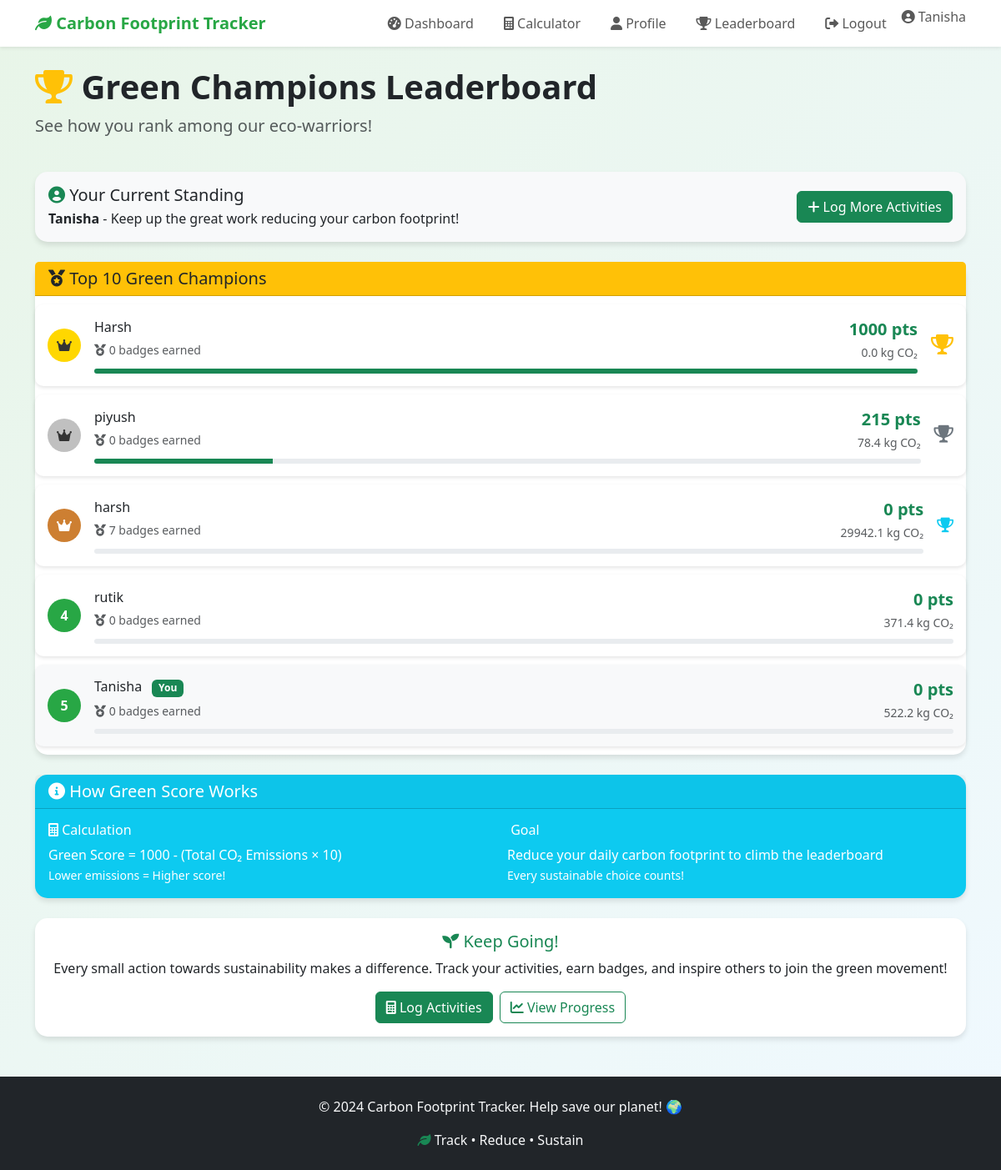
Page /leaderboard (signed in) on the committed database.
### tables this page shows
CREATE TABLE users (
            id INTEGER PRIMARY KEY AUTOINCREMENT,
            name TEXT NOT NULL,
            email TEXT UNIQUE NOT NULL,
            password_hash TEXT NOT NULL,
            created_at TIMESTAMP DEFAULT CURRENT_TIMESTAMP
        );

### carbon_footprint_tracker/app.py (the view)
@app.route('/leaderboard')
@login_required
def leaderboard():
    conn = get_db_connection()
    leaderboard_data = conn.execute('''
        SELECT u.name,
               COALESCE(SUM(e.emission_value), 0) as total_emissions,
               MAX(1000 - COALESCE(SUM(e.emission_value), 0) * 10, 0) as green_score,
               COUNT(DISTINCT b.id) as badge_count
        FROM users u
        LEFT JOIN emissions e ON u.id = e.user_id
        LEFT JOIN badges b ON u.id = b.user_id
        GROUP BY u.id, u.name
        ORDER BY green_score DESC
        LIMIT 10
    ''').fetchall()
    conn.close()
    return render_template('leaderboard.html', leaderboard=leaderboard_data)

### carbon_footprint_tracker/app.py (called while the page is built)
def parse_created_at(value):
    if isinstance(value, datetime):
        return value
    if not value:
        return None
    for fmt in ('%Y-%m-%d %H:%M:%S', '%Y-%m-%d'):
        try:
            return datetime.strptime(str(value), fmt)
        except Exception:
            pass
    try:
        return datetime.fromisoformat(str(value))
    except Exception:
        return None

@login_manager.user_loader
def load_user(user_id):
    conn = get_db_connection()
    user = conn.execute('SELECT * FROM users WHERE id = ?', (user_id,)).fetchone()
    conn.close()
    if user:
        created_at = parse_created_at(user['created_at'])
        return User(user['id'], user['name'], user['email'], user['password_hash'], created_at)
    return None

def get_db_connection():
    conn = sqlite3.connect(app.config['DATABASE'])
    conn.row_factory = sqlite3.Row
    return conn

### carbon_footprint_tracker/templates/leaderboard.html (shortened to what this page needs)
{% extends "base.html" %}
{% block content %}
<div class="row mb-4">
    <div class="col-12">
        <h1 class="display-6 fw-bold">
            <i class="fas fa-trophy text-warning"></i>
            Green Champions Leaderboard
        </h1>
        <p class="lead text-muted">See how you rank among our eco-warriors!</p>
    </div>
</div>
<div class="row mb-4">
    <div class="col-12">
        <div class="card bg-light border-success">
            <div class="card-body">
                <div class="row align-items-center">
                    <div class="col-md-8">
                        <h5 class="card-title mb-1">
                            <i class="fas fa-user-circle text-success"></i>
                            Your Current Standing
                        </h5>
                        <p class="card-text">
                            <strong>{{ current_user.name }}</strong> - Keep up the great work reducing your carbon footprint!
                        </p>
                    </div>
                    <div class="col-md-4 text-end">
                        <a href="{{ url_for('calculator') }}" class="btn btn-success">
                            <i class="fas fa-plus"></i> Log More Activities
                        </a>
                    </div>
                </div>
            </div>
        </div>
    </div>
</div>
<div class="row">
    <div class="col-12">
        <div class="card">
            <div class="card-header bg-warning text-dark">
                <h5 class="card-title mb-0">
                    <i class="fas fa-medal"></i> Top 10 Green Champions
                </h5>
            </div>
            <div class="card-body p-0">
                {% if leaderboard %}
                    {% for user in leaderboard %}
                    <div class="leaderboard-item d-flex align-items-center
                         {% if user.name == current_user.name %}border-success bg-light{% endif %}">
                        <div class="me-3">
                            <div class="rank-badge
                                {% if loop.index == 1 %}rank-1
                                {% elif loop.index == 2 %}rank-2
                                {% elif loop.index == 3 %}rank-3
                                {% else %}rank-other
                                {% endif %}">
                                {% if loop.index <= 3 %}
                                    <i class="fas fa-crown"></i>
                                {% else %}
                                    {{ loop.index }}
                                {% endif %}
                            </div>
                        </div>
                        <div class="flex-grow-1">
                            <div class="d-flex justify-content-between align-items-center">
                                <div>
                                    <h6 class="mb-1">
                                        {{ user.name }}
                                        {% if user.name == current_user.name %}
                                            <span class="badge bg-success ms-2">You</span>
                                        {% endif %}
                                    </h6>
                                    <small class="text-muted">
                                        <i class="fas fa-medal"></i> {{ user.badge_count }} badges earned
                                    </small>
                                </div>
                                <div class="text-end">
                                    <div class="fw-bold text-success fs-5">
                                        {{ user.green_score|int }} pts
                                    </div>
                                    <small class="text-muted">
                                        {{ "%.1f"|format(user.total_emissions) }} kg CO₂
                                    </small>
                                </div>
                            </div>
                            <div class="progress mt-2" style="height: 6px;">
                                <div class="progress-bar bg-success"
                                     style="width: {{ (user.green_score / leaderboard[0].green_score * 100) if leaderboard[0].green_score > 0 else 0 }}%">
                                </div>
                            </div>
                        </div>
                        {% if loop.index <= 3 %}
                        <div class="ms-3">
                            {% if loop.index == 1 %}
                                <i class="fas fa-trophy text-warning" style="font-size: 1.5rem;"></i>
                            {% elif loop.index == 2 %}
                                <i class="fas fa-trophy text-secondary" style="font-size: 1.3rem;"></i>
                            {% elif loop.index == 3 %}
                                <i class="fas fa-trophy text-info" style="font-size: 1.1rem;"></i>
                            {% endif %}
                        </div>
                        {% endif %}
                    </div>
                    {% endfor %}
                {% endif %}
            </div>
        </div>
    </div>
</div>
<div class="row mt-4">
    <div class="col-12">
        <div class="card bg-info text-white">
            <div class="card-header">
                <h5 class="card-title mb-0">
                    <i class="fas fa-info-circle"></i> How Green Score Works
                </h5>
            </div>
            <div class="card-body">
                <div class="row g-3">
                    <div class="col-md-6">
                        <h6><i class="fas fa-calculator"></i> Calculation</h6>
                        <p class="mb-0">Green Score = 1000 - (Total CO₂ Emissions × 10)</p>
                        <small>Lower emissions = Higher score!</small>
                    </div>
                    <div class="col-md-6">
                        <h6> Goal</h6>
                        <p class="mb-0">Reduce your daily carbon footprint to climb the leaderboard</p>
                        <small>Every sustainable choice counts!</small>
                    </div>
                </div>
            </div>
        </div>
    </div>
</div>
<div class="row mt-4">
    <div class="col-12">
        <div class="card border-success">
            <div class="card-body text-center">
                <h5 class="card-title text-success">
                    <i class="fas fa-seedling"></i> Keep Going!
                </h5>
                <p class="card-text">
                    Every small action towards sustainability makes a difference.
                    Track your activities, earn badges, and inspire others to join the green movement!
                </p>
                <div class="row g-2 justify-content-center">
                    <div class="col-auto">
                        <a href="{{ url_for('calculator') }}" class="btn btn-success">
                            <i class="fas fa-calculator"></i> Log Activities
                        </a>
                    </div>
                    <div class="col-auto">
                        <a href="{{ url_for('dashboard') }}" class="btn btn-outline-success">
                            <i class="fas fa-chart-line"></i> View Progress
                        </a>
                    </div>
                </div>
            </div>
        </div>
    </div>
</div>
{% endblock %}

### carbon_footprint_tracker/templates/base.html (shortened to what this page needs)
<!DOCTYPE html>
<html lang="en">
<head>
    <link href="https://cdn.jsdelivr.net/npm/bootstrap@5.3.0/dist/css/bootstrap.min.css" rel="stylesheet">
    <link href="https://cdnjs.cloudflare.com/ajax/libs/font-awesome/6.0.0/css/all.min.css" rel="stylesheet">
</head>
<body>
    <nav class="navbar navbar-expand-lg navbar-light bg-white shadow-sm">
        <div class="container">
            <a class="navbar-brand" href="{{ url_for('index') }}">
                <i class="fas fa-leaf"></i> Carbon Footprint Tracker
            </a>
            <div class="collapse navbar-collapse" id="navbarNav">
                <ul class="navbar-nav ms-auto">
                    {% if current_user.is_authenticated %}
                        <li class="nav-item">
                            <a class="nav-link" href="{{ url_for('dashboard') }}">
                                <i class="fas fa-tachometer-alt"></i> Dashboard
                            </a>
                        </li>
                        <li class="nav-item">
                            <a class="nav-link" href="{{ url_for('calculator') }}">
                                <i class="fas fa-calculator"></i> Calculator
                            </a>
                        </li>
                        <li class="nav-item">
                            <a class="nav-link" href="{{ url_for('profile') }}">
                                <i class="fas fa-user"></i> Profile
                            </a>
                        </li>
                        <li class="nav-item">
                            <a class="nav-link" href="{{ url_for('leaderboard') }}">
                                <i class="fas fa-trophy"></i> Leaderboard
                            </a>
                        </li>
                        <li class="nav-item">
                            <a class="nav-link" href="{{ url_for('logout') }}">
                                <i class="fas fa-sign-out-alt"></i> Logout
                            </a>
                        </li>
                        <li class="nav-item">
                            <span class="navbar-text">
                                <i class="fas fa-user-circle"></i> {{ current_user.name }}
                            </span>
                        </li>
                    {% endif %}
                </ul>
            </div>
        </div>
    </nav>
    <main>
        <div class="container mt-4">
            {% block content %}{% endblock %}
        </div>
    </main>
    <footer class="bg-dark text-light mt-5 py-4">
        <div class="container text-center">
            <p>&copy; 2024 Carbon Footprint Tracker. Help save our planet! 🌍</p>
            <p class="mb-0">
                <i class="fas fa-leaf text-success"></i>
                Track • Reduce • Sustain
            </p>
        </div>
    </footer>
</body>
</html>

### carbon_footprint_tracker/templates/base.html (style rules this page uses)
:root { --primary-green: #28a745; --secondary-green: #20c997; --dark-green: #155724; --light-green: #d4edda; }
body { background: linear-gradient(135deg, #e8f5e8 0%, #f0f9ff 100%); min-height: 100vh; }
.navbar-brand { font-weight: bold; color: var(--primary-green) !important; }
.card { border: none; box-shadow: 0 4px 6px rgba(0, 0, 0, 0.1); border-radius: 15px; }
.navbar-nav .nav-link { font-weight: 500; margin: 0 10px; }
.leaderboard-item { background: white; border-radius: 10px; padding: 15px; margin: 10px 0; box-shadow: 0 2px 4px rgba(0,0,0,0.1); transition: transform 0.2s; }
.rank-badge { width: 40px; height: 40px; border-radius: 50%; display: flex; align-items: center; justify-content: center; font-weight: bold; color: white; }
.rank-1 { background: #ffd700; color: #333; }
.rank-2 { background: #c0c0c0; color: #333; }
.rank-3 { background: #cd7f32; }
.rank-other { background: var(--primary-green); }

### rows in the picture
users: name "Tanisha", shows "You", badge_count "0", green_score "0", total_emissions "522.2"
users: name "Harsh", badge_count "0", green_score "1000", total_emissions "0.0"
users: name "piyush", badge_count "0", green_score "215", total_emissions "78.4"
users: name "harsh", badge_count "7", green_score "0", total_emissions "29942.1"
users: name "rutik", badge_count "0", green_score "0", total_emissions "371.4"
